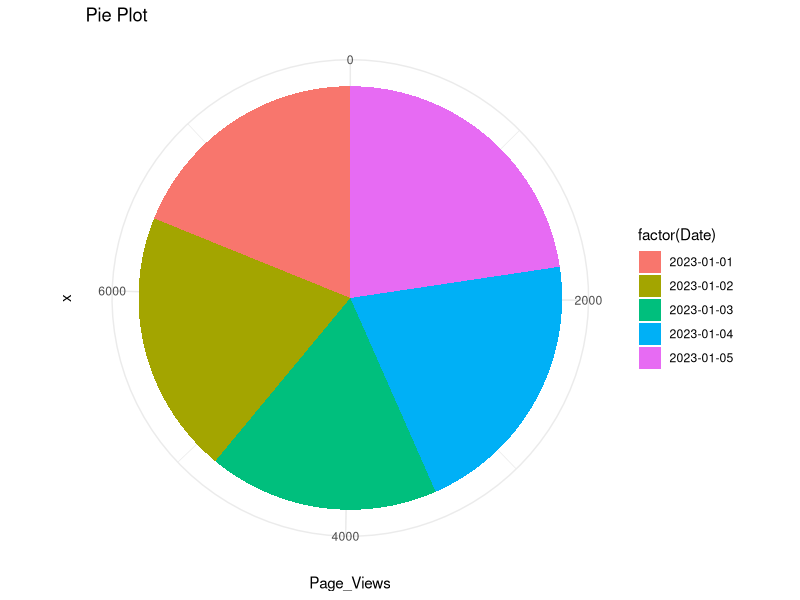

Generate this figure with R:
# Install and load ggplot2 package
if (!requireNamespace("ggplot2", quietly = TRUE)) {
  install.packages("ggplot2")
}
library(ggplot2)

# Your data
web_data <- data.frame(
  Date = as.Date(c("2023-01-01", "2023-01-02", "2023-01-03", "2023-01-04", "2023-01-05")),
  Page_Views = c(1500, 1600, 1400, 1650, 1800),
  Click_through_Rate = c(2.3, 2.7, 2.0, 2.4, 2.6)
)
# Pie Plot
pie_plot <- ggplot(web_data, aes(x = "", y = Page_Views, fill = factor(Date))) +
  geom_bar(stat = "identity", width = 1) +
  coord_polar("y") +
  labs(title = "Pie Plot") +
  theme_minimal()
# Print or display the plots
print(pie_plot)
